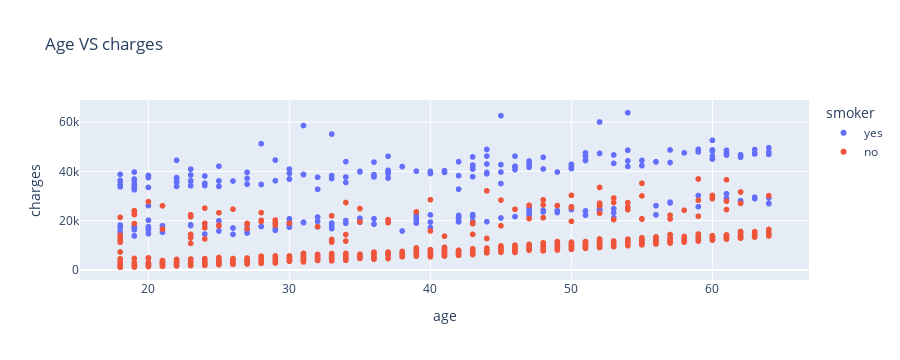

Source (notebook cell):
### Markdown cell above
### Age and Charges

### Code cell
px.scatter(medical_df,
           x ='age',
           y = 'charges',
           color='smoker',
           title = 'Age VS charges')

### Figure 1 — Plotly figure (JSON) as saved in the notebook; plotly's stock layout.template omitted (floating-point values rounded to 4 significant figures; data arrays with more than 128 entries replaced by an {"elided": "..."} marker saying what was removed)
{"data": [{"hovertemplate": "smoker=yes<br>age=%{x}<br>charges=%{y}<extra></extra>", "legendgroup": "yes", "marker": {"color": "#636efa", "symbol": "circle"}, "mode": "markers", "name": "yes", "showlegend": true, "type": "scattergl", "x": {"elided": "274 int values"}, "xaxis": "x", "y": {"elided": "274 float values"}, "yaxis": "y"}, {"hovertemplate": "smoker=no<br>age=%{x}<br>charges=%{y}<extra></extra>", "legendgroup": "no", "marker": {"color": "#EF553B", "symbol": "circle"}, "mode": "markers", "name": "no", "showlegend": true, "type": "scattergl", "x": {"elided": "1064 int values"}, "xaxis": "x", "y": {"elided": "1064 float values"}, "yaxis": "y"}], "layout": {"height": 360, "legend": {"title": {"text": "smoker"}, "tracegroupgap": 0}, "title": {"text": "Age VS charges"}, "xaxis": {"anchor": "y", "autorange": true, "domain": [0, 1], "range": [15.0, 67.0], "title": {"text": "age"}, "type": "linear"}, "yaxis": {"anchor": "x", "autorange": true, "domain": [0, 1], "range": [-4048.0, 68940.0], "title": {"text": "charges"}, "type": "linear"}}}
